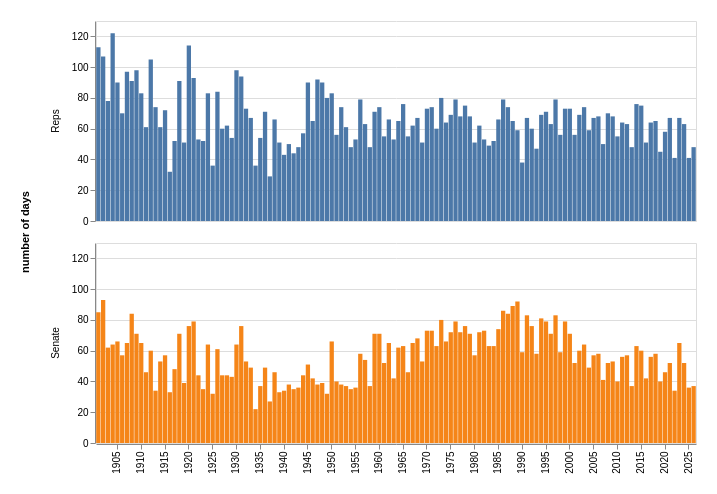

The code cell stored with this chart in its notebook:
### Markdown cell above
## Sitting days

### Code cell
#| label: fig-sitting-days
#| fig-cap: Number of sitting days per year for the House of Representatives and the Senate

import pandas as pd
import altair as alt

df = pd.read_json("https://handbookapi.aph.gov.au/api/StatisticalInformation/SittingDaysPerYear")

dfs = []
for house in ["Reps", "Senate"]:
    df_h = df[["Year", f"{house}Days"]]
    df_h["house"] = house
    df_h.columns = ["year", "days", "house"]
    dfs.append(df_h)
df_split = pd.concat(dfs)

ticks = [t for t in range(1900, 2030, 5)]
alt.Chart(df_split).mark_bar().encode(
    x=alt.X("year:O").axis(values=ticks).title(None),
    y=alt.Y("days:Q").title(None),
    row=alt.Row("house").title("number of days"),
    color=alt.Color("house").legend(None),
    tooltip=["year:O", "house:N", "days:Q"]
).properties(height=200, width=600, padding=20)

### Figure 1 — Vega-Lite specification as saved in the notebook (floating-point values rounded to 4 significant figures; data arrays with more than 128 entries replaced by an {"elided": "..."} marker saying what was removed)
{"config": {"view": {"continuousWidth": 300, "continuousHeight": 300}}, "data": {"name": "data-9fb281f292953eeca40df41fb66f2f25"}, "mark": {"type": "bar"}, "encoding": {"color": {"field": "house", "legend": null, "type": "nominal"}, "row": {"field": "house", "title": "number of days", "type": "nominal"}, "tooltip": [{"field": "year", "type": "ordinal"}, {"field": "house", "type": "nominal"}, {"field": "days", "type": "quantitative"}], "x": {"axis": {"values": [1900, 1905, 1910, 1915, 1920, 1925, 1930, 1935, 1940, 1945, 1950, 1955, 1960, 1965, 1970, 1975, 1980, 1985, 1990, 1995, 2000, 2005, 2010, 2015, 2020, 2025]}, "field": "year", "title": null, "type": "ordinal"}, "y": {"field": "days", "title": null, "type": "quantitative"}}, "height": 200, "padding": 20, "width": 600, "$schema": "https://vega.github.io/schema/vega-lite/v6.4.1.json", "datasets": {"data-9fb281f292953eeca40df41fb66f2f25": {"elided": "252 records"}}}
